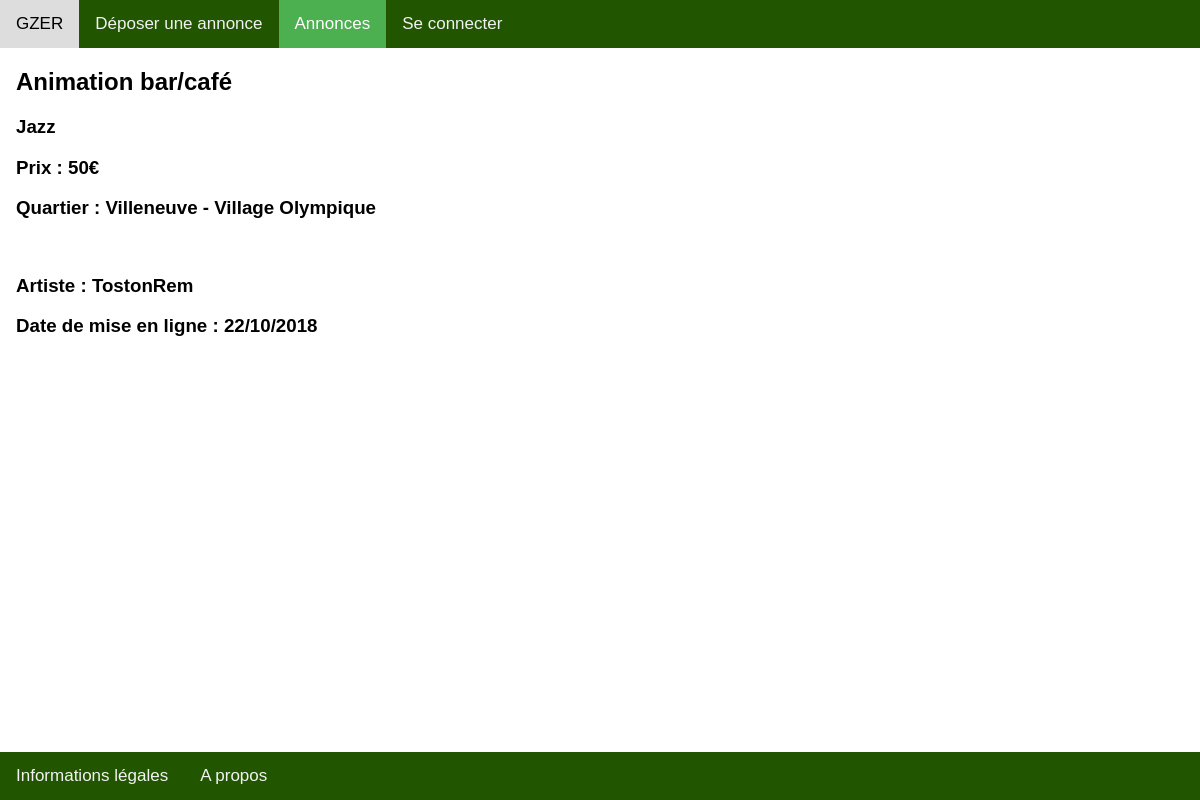
The page /controler/annonce.ctrl.php?numA=1 on the database its author committed.
### tables this page shows
CREATE TABLE annonces (
  numA INTEGER,
  titreA STRING,
  prixA INTEGER,
  localisationA STRING,
  auteurA STRING,
  dateA date,
  categorieA STRING,
  styleA STRING
);

### controler/annonce.ctrl.php (called while the page is built, shortened)
<?php
require_once('../model/Annonce.class.php');
require_once('../model/GzerDAO.class.php');
if (isset($_GET['numA'])) {
  $numA = $_GET['numA'];
} else {
  $numA = '';
}
  if (isset($numA) && $numA != '') {
    $config = parse_ini_file('../config/config.ini');
    $DAO = new GzerDAO($config['database_path']);
    $annonce = $DAO->getAnnonceParNum($numA);
  } else {
    $erreur = 0;
  }
include('../view/annonce.view.php');
?>

### model/GzerDAO.class.php (called while the page is built, shortened)
<?php
class GzerDAO {
  private $db;
  function __construct($path) {
    $database = 'sqlite:'.$path.'/gzer.db';
    try {
      $this->db = new PDO($database);
    }
    catch (PDOException $e){
      die("erreur de connexion:".$e->getMessage());
    }
  }
  public function getDb(){
    return $this->db;
  }
  public function getAnnonceParNum(int $numA):Annonce{
    $req = "SELECT * FROM annonces WHERE numA = '$numA'";
    $st = $this->getDb()->query($req);
    $result=$st->fetchAll(PDO::FETCH_CLASS, 'Annonce');
    return $result[0];
  }
}
?>

### model/Annonce.class.php (called while the page is built, shortened)
<?php
class Annonce {
  private $titreA;
  private $prixA;
  private $localisationA;
  private $auteurA;
  private $dateA;
  private $styleA;
  public function getTitreA() {
    return $this->titreA;
  }
  public function getAuteurA() {
    return $this->auteurA;
  }
  public function getStyleA() {
    return $this->styleA;
  }
  public function getPrixA() {
    return $this->prixA;
  }
  public function getLocalisationA() {
    return $this->localisationA;
  }
  public function getDateA() {
    return $this->dateA;
  }
}
?>

### view/annonce.view.php (the view, shortened to what this page needs)
<!DOCTYPE html>
<html lang="en" dir="ltr">
<head>
  <link rel="stylesheet" href="../view/css/deposer_annonce.view.styles.css" />
</head>
<body>
  <div class="topnav">
    <a href="../controler/main.ctrl.php">GZER</a>
    <a href="../controler/deposer_annonce.ctrl.php">Déposer une annonce</a>
    <a class="active" href="../controler/annonces.ctrl.php">Annonces</a>
    <a href="../controler/seconnecter.ctrl.php">Se connecter</a>
  </div>
  <div class="navbar">
    <a href="../view/infos.view.php">Informations légales</a>
    <a href="../view/a_propos.view.php">A propos</a>
  </div>
  <div id=container style="padding-left:16px">
    <?php if(isset($annonce)) { ?>
      <h2><?= $annonce->getTitreA() ?></h2>
      <h3><?= $annonce->getStyleA() ?></h3>
      <h3>Prix : <?= $annonce->getPrixA() ?>€</h3>
      <h3>Quartier : <?= $annonce->getLocalisationA() ?></h3>
      <br>
      <h3>Artiste : <?= $annonce->getAuteurA() ?></h3>
      <h3>Date de mise en ligne : <?= $annonce->getDateA() ?></h3>
    <?php } ?>
  </div>
</body>
</html>

### view/css/deposer_annonce.view.styles.css (style rules this page uses)
body { margin: 0; font-family: Arial, Helvetica, sans-serif; }
.topnav { overflow: hidden; background-color: #250; }
.topnav a { float: left; color: #f2f2f2; text-align: center; padding: 14px 16px; text-decoration: none; font-size: 17px; }
.topnav a.active { background-color: #4CAF50; color: white; }
.navbar { overflow: hidden; background-color: #250; position: fixed; bottom: 0; width: 100%; }
.navbar a { float: left; display: block; color: #f2f2f2; text-align: center; padding: 14px 16px; text-decoration: none; font-size: 17px; }
#container { overflow:auto; }

### rows shown on the page
annonces: titreA "Animation bar/café", styleA "Jazz", prixA "50", localisationA "Villeneuve - Village Olympique", auteurA "TostonRem", dateA "22/10/2018"
